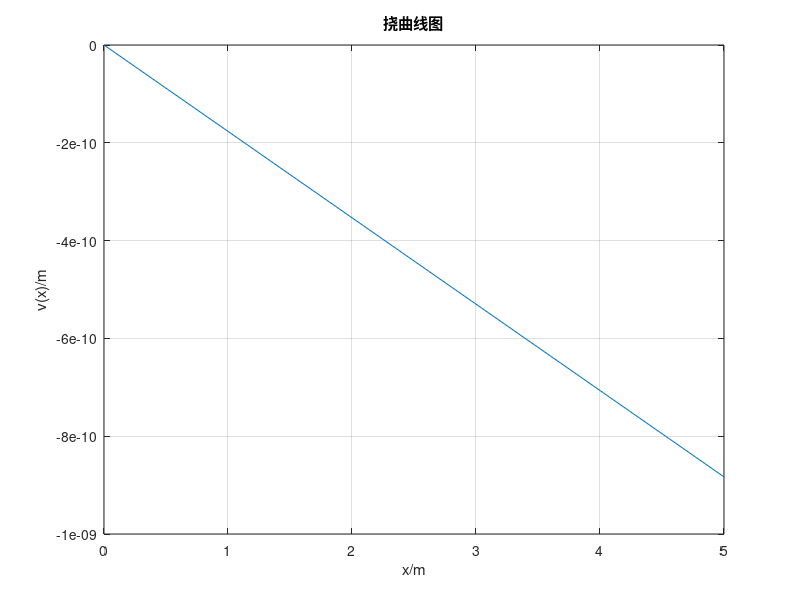

Recreate this plot in MATLAB.
% Deflection curve calculation and drawing
% (C)2021 SI-Xiaolong(ustb_stu_sixiaolong@outlook.com)
% MIT License

%清理
clear all
clc

%给定信息
disp('给定材料信息及受力情况');
L=input('园杆长度L(/m)=');
D=input('园杆直径D(/m)=');
E=input('弹性模量E(/GPa)=');
F=input('切向集中力大小【向下为正，若无取零】F(/N)=');
a=input('切向集中力作用位置a(/m)=');
M=input('弯矩大小【逆时针为正，若无取零】M(/N*m)=');
b=input('弯矩作用位置b(/m)=');
disp('给定计算精度');
n=input('计算精度=');

%惯性矩计算
I=double(D^4*3.14/32);

%计算由集中力引起的挠度
x1=0:n:a;
vx1=(-F*x1.^2*3*a+F*x1.^3)*(1/(6*E*10^9*I));
x2=a:n:L;
vx2=(-F*a.^2*3*x2+F*a.^3)*(1/(6*E*10^9*I));
%计算由集中力偶引起的挠度
x3=0:n:b;
vx3=(-M*x3.^2)*(1/(2*E*10^9*I));
x4=b:n:L;
vx4=(-M*b*x4+M*0.5*b.^2)*(1/(E*10^9*I));

%连接矩阵
v11=[vx1,vx2];
v22=[vx3,vx4];

%采用叠加法计算总挠度
v33=v22+v11;

%绘图
xu=[x1,x2];
plot(xu,v33),xlabel('x/m'),ylabel('v(x)/m')
title('挠曲线图')
grid on;